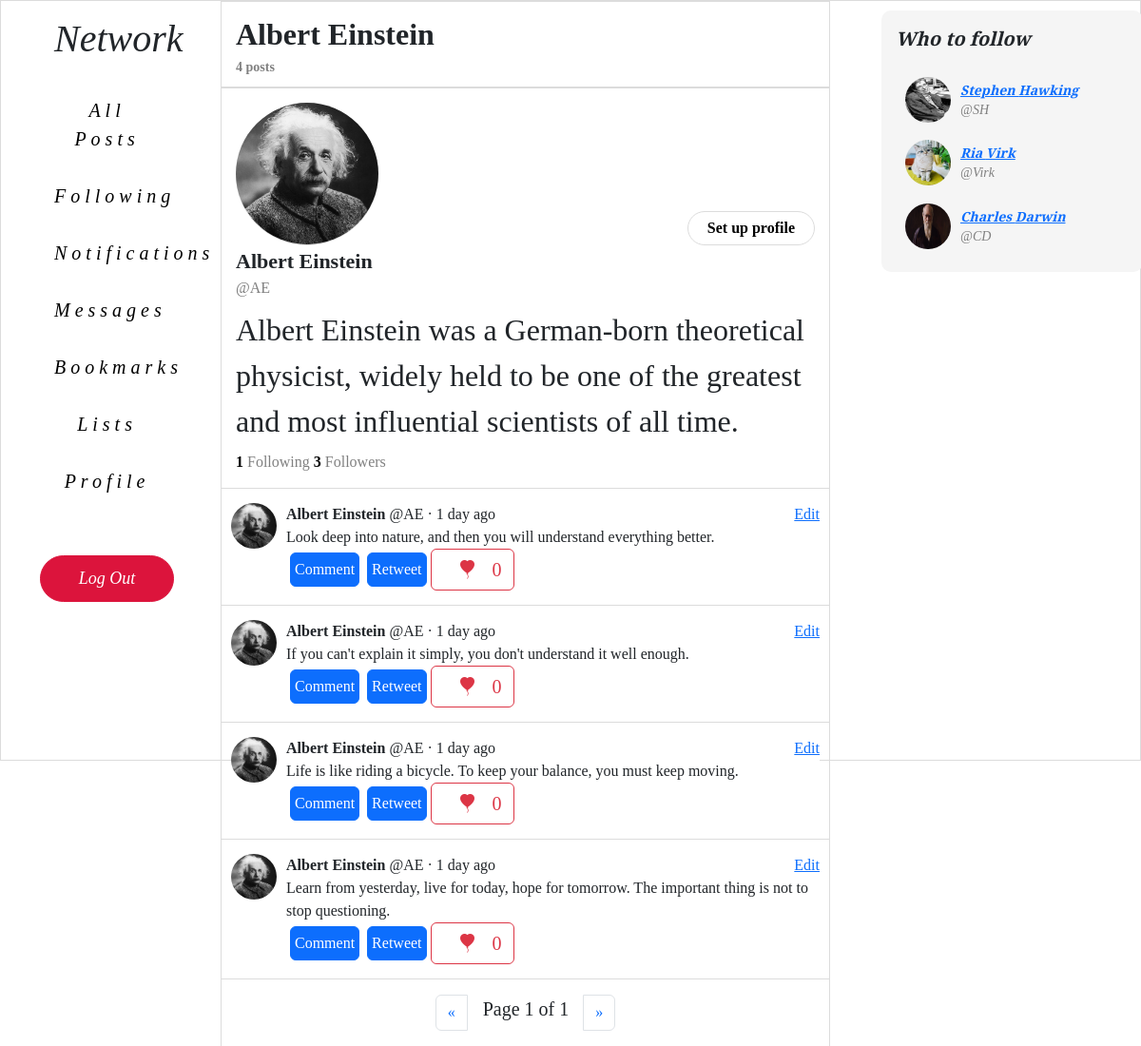
Page /profile/AE (signed in) on the committed database.
### network/models.py (models this page shows, shortened)
class User(AbstractUser):
    pass
    bio = models.TextField(blank=True, max_length=160)
    profile_picture = models.ImageField(default="default.jpeg", upload_to="profile_pictures")

class Post(models.Model):
    user = models.ForeignKey("User", on_delete=models.CASCADE, related_name="posts")
    body = models.TextField(blank=True, max_length=280)
    likes = models.ManyToManyField("User", blank=True, related_name="likes")
    timestamp = models.DateTimeField(auto_now_add=True)
    def get_time(self):
        return humanize.naturaltime(self.timestamp)
    def total_likes(self):
        return self.likes.count()

### network/views.py (the view)
# urls.py: path("profile/<str:username>", views.profile, name="profile"),
def profile(request, username):
    current_user = User.objects.get(username=request.user)
    viewed_user = User.objects.get(username=username)
    paginator = Paginator(viewed_user.posts.all().order_by('-timestamp'), 10)
    page_number = request.GET.get('page')
    page_obj = paginator.get_page(page_number)
    context = {
        "currently_followed": len(Follow.objects.filter(user=current_user).filter(following=viewed_user)),
        "follower_count": viewed_user.followers.all().count(),
        "following_count": viewed_user.following.all().count(),
        "post_count": viewed_user.posts.all().count,
        "recommend_follow": recommend_follow(request),
        "viewed_user": viewed_user,
        "viewed_user_posts": page_obj,
    }
    return render(request, "network/profile.html", context)

### network/views.py (called while the page is built)
def recommend_follow(request):
    current_user = User.objects.get(username=request.user)
    not_following = User.objects.exclude(
        followers__user=current_user
    ).exclude(username=current_user)
    if len(not_following) > 3: sample_size = 3
    else: sample_size = len(not_following)
    not_following = random.sample(list(not_following), sample_size)
    return not_following

### network/templates/network/profile.html (shortened to what this page needs)
{% extends "network/layout.html" %}
{% load static %}
{% block body %}
    {% if user.is_authenticated %}
    <div class="profile-header">
        <div>{{ viewed_user.first_name }} {{ viewed_user.last_name }}</div>
        {% if post_count <= 1 %}
            <div class="post-count">{{ post_count }} post </div>
        {% elif post_count > 1 %}
            <div class="post-count">{{ post_count }} posts </div>
        {% endif %}
        </div>
        <div class="profile-container">
            <div class="profile-top">
                <div class="image-container">
                    <img src="{{ viewed_user.profile_picture.url }}">
                </div>
                {% if request.user.username == viewed_user.username %}
                <div class="follow-button-container">
                    <button class="setup-profile" id="setup" title="Set up profile" value="{{ viewed_user.username }}">Set up profile</button>
                </div>
                {% endif %}
            </div>
            <div class="profile-bio-container">
                <div style="font-size: 22px"><strong>{{ viewed_user.first_name }} {{ viewed_user.last_name }}</strong></div>
                <div style="font-size: 16px; color: gray">@{{ viewed_user.username }}</div>
                <div class="profile-bio">
                    {{ viewed_user.bio }}
                </div>
            </div>
            <div class="profile-following">
                <span class="following-count">{{ following_count }}</span> Following <span class="follower-count">{{ follower_count }}</span> Followers
            </div>
        </div>
        {% for post in viewed_user_posts %}
            <div class="post-outer-container">
                <div class="post-container">
                    <div class="profile-pic">
                        <a href="/profile/{{ viewed_user.username }}">
                            <img src="{{ viewed_user.profile_picture.url }}">
                        </a>
                    </div>
                    <div class="post-body-container">
                        <div class="post-body-top">
                            <div>
                                <b>{{ post.user.first_name }} {{ post.user.last_name }}</b> @{{ post.user.username }}</a> · {{ post.get_time }}
                            </div>
                            {% if post.user == request.user %}
                                <a class="edit" data-post-id="{{ post.id }}" href="#">Edit</a>
                            {% endif %}
                        </div>
                        <div class="post-body" data-post-id="{{ post.id }}" data-status="close">
                            <div class="original-post">{{ post.body }}</div>
                        </div>
                        {% if user.is_authenticated %}
                        <div class="d-flex">
                            <button type="button" class="btn btn-primary m-1 p-1">Comment</button>
                            <button type="button" class="btn btn-primary m-1 p-1">Retweet</button>
                            {% if request.user in post.likes.all %}
                                <button type="button" class="d-flex like-container btn btn-outline-danger" id="liked" title="Unlike" value="{{ post.id }}"><i class="bi bi-balloon-heart-fill mx-3"></i><div class="like-count">{{ post.total_likes }}</div></button>
                            {% else %}
                                <button type="button" class="d-flex like-container btn btn-outline-danger fs-5" id="not-liked" title="Like" value="{{ post.id }}"><i class="bi bi-balloon-heart-fill mx-3"></i><div class="like-count">{{ post.total_likes }}</div></button>
                            {% endif %}
                        </div>
                        {% endif %}
                    </div>
                </div>
            </div>
        {% endfor %}
        <nav aria-label="Page navigation ">
            <ul class="pagination justify-content-center mt-3">
                {% if page_obj.has_previous %}
              <li class="page-item">
                <a id="prev" class="page-link" href="?page={{ page_obj.previous_page_number }}" aria-label="Previous">
                  <span aria-hidden="true">&laquo;</span>
                </a>
              </li>
              {% else %}
              <li class="page-item">
                <a id="prev" class="page-link" href="#" aria-label="Previous">
                  <span aria-hidden="true">&laquo;</span>
                </a>
              </li>
              {% endif %}
              <span class="current fs-5 mx-3">
                Page {{ viewed_user_posts.number }} of {{ viewed_user_posts.paginator.num_pages }}
            </span>
            {% if page_obj.has_next %}
              <li class="page-item">
                    <a id="next" class="page-link" href="?page={{ page_obj.next_page_number }}" aria-label="Next">
                        <span aria-hidden="true">&raquo;</span>
                      </a>
              </li>
              {% else %}
              <li class="page-item">
                <a id="next" class="page-link" href="#" aria-label="Next">
                    <span aria-hidden="true">&raquo;</span>
                  </a>
          </li>
              {% endif %}
            </ul>
          </nav>
    {% endif %}
{% endblock %}

### network/templates/network/layout.html (shortened to what this page needs)
{% load static %}
<!DOCTYPE html>
<html lang="en">
  <head>
    <link href="{% static 'network/style.css' %}" rel="stylesheet" />
    <link
      href="https://cdn.jsdelivr.net/npm/bootstrap@5.3.2/dist/css/bootstrap.min.css"
      rel="stylesheet"
    />
    <link rel="stylesheet" href="https://cdn.jsdelivr.net/npm/bootstrap-icons@1.11.1/font/bootstrap-icons.css">
  </head>
  <body>
    <div class="container">
      <div class="row">
        <div class="col-2">
          <div class="left-pane text-wrap text-center" style = "font-family:'Playfair Display', serif;font-size:16px;font-style:italic;">
            <nav class="navigation-bar">
              <div class="logo">
                <div class="fs-1">Network</div>
              </div>
              <div class="nav d-block">
                <div class="nav-item">
                  <a class="navigation-link text-decoration-none" href="{% url 'index' %}">All Posts</a>
                </div>
              </div>
              {% if user.is_authenticated %}
              <div class="nav d-block">
                <div class="nav-item">
                  <a class="navigation-link" href="{% url 'following' %}"
                    >Following</a
                  >
                </div>
              </div>
              <div class="nav d-block">
                <div class="nav-item">
                  <a class="navigation-link" href="#">Notifications</a>
                </div>
              </div>
              <div class="nav d-block">
                <div class="nav-item">
                  <a class="navigation-link" href="#">Messages</a>
                </div>
              </div>
              <div class="nav d-block">
                <div class="nav-item">
                  <a class="navigation-link" href="#">Bookmarks</a>
                </div>
              </div>
              <div class="nav d-block">
                <div class="nav-item">
                  <a class="navigation-link" href="#">Lists</a>
                </div>
              </div>
              <div class="nav d-block">
                <div class="nav-item">
                  <a class="navigation-link" href="/profile/{{ request.user }}"
                    >Profile</a
                  >
                </div>
              </div>
              {% endif %} {% if user.is_authenticated %}
              <div class="logout">
                <a class="navigation-link" href="{% url 'logout' %}">Log Out</a>
              </div>
              {% endif %}
            </nav>
          </div>
        </div>
        <div class="col-7">
          <div class="body" style = "font-family:'Mooli', serif; font-size: 2em ;" >{% block body %} {% endblock %}</div>
        </div>
        <div class="col-3">
          <div class="right-pane" style = "font-family:'Playfair Display', serif;font-size:16px;font-style:italic;">
            {% if user.is_authenticated %}
            <div class="who-to-follow-container">
              <div class="who-to-follow">
                <p>Who to follow</p>
                {% for user in recommend_follow %}
                <div class="recommend-follow">
                  <div class="profile-pic">
                    <a href="/profile/{{ user.username }}">
                      <img src="{{ user.profile_picture.url }}" />
                    </a>
                  </div>
                  <div class="recommend-user">
                    <a href="/profile/{{ user.username }}"
                      ><div>{{ user.first_name }} {{ user.last_name }}</div>
                    </a>
                    <div>@{{ user.username }}</div>
                  </div>
                </div>
                {% endfor %}
              </div>
            </div>
            {% endif %}
          </div>
        </div>
      </div>
    </div>
  </body>
</html>

### network/static/network/style.css (style rules this page uses)
body { border: 1px solid gainsboro; height: 100vh; width: 100vw; }
.navigation-bar { font-size: 20px; margin-top: 10px; margin-left: auto; margin-right: 30px; max-width: 250px; width: 85%; }
.logo { cursor: default; padding-left: 15px; padding-bottom: 15px; }
.nav-item a { border-radius: 25px; display: inline-block; margin: 5px 0 5px 0; padding: 10px 15px 10px 15px; transition: background-color 0.15s linear; letter-spacing: 5px; }
.navigation-link { color: black; text-decoration: none; }
.logout .navigation-link, .register .navigation-link { color: white; font-size: 18px; }
.logout a, .register a { background-color: crimson; border: 1px solid crimson; border-radius: 25px; display: flex; justify-content: center; padding: 10px 0 10px 0; margin-top: 3rem; transition: filter 0.25s; }
.body { border-left: 1px solid gainsboro; border-right: 1px solid gainsboro; overflow: scroll; width: 100%; }
.post-outer-container { border-bottom: 1px solid gainsboro; padding: 15px 10px 15px 10px; }
.post-container { background-color: white; display: flex; font-size: 16px; height: auto; width: 100%; }
.profile-pic img { border-radius: 100%; height: 48px; margin-right: 10px; width: 48px; }
.post-body-container { width: 100%; }
.post-body-top { display: flex; justify-content: space-between; }
.profile-header { border-top: 1px solid gainsboro; border-bottom: 1px solid gainsboro; font-weight: bold; padding: 10px 0px 10px 15px; }
.post-count { font-size: 14px; color: gray; }
.profile-container { padding: 15px; border-top: 1px solid gainsboro; border-bottom: 1px solid gainsboro; }
.profile-top { display: flex; justify-content: space-between; }
.image-container img { border-bottom: 1px solid gainsboro; border-radius: 100%; height: 150px; width: 150px; }
.follow-button-container { display: block; margin-top: auto; }
#unfollow, #setup { background-color: white; border: 1px solid gainsboro; border-radius: 25px; color: black; font-weight: bold; font-size: 16px; padding: 5px 20px 5px 20px; transition: background-color 0.1s ease-in; transition: filter 0.25s; }
.profile-bio { padding: 7.5px 0 7.5px 0; }
.profile-following { font-size: 16px; color: gray; }
.follower-count, .following-count { font-weight: bold; color: black; }
.right-pane { display: block; justify-content: left; }
.who-to-follow-container { height: 275px; margin-top: 10px; margin-left: 30px; width: 275px; }
.who-to-follow { background-color: whitesmoke; border-radius: 10px; display: grid; grid-template-rows: 0.25fr 1fr 1fr 1fr; height: 100%; padding: 15px; width: 100%; }
.who-to-follow p { font-size: 20px; font-weight: bold; height: 100%; }
.recommend-follow { display: grid; align-items: center; display: flex; font-size: 14px; height: 100%; padding-left: 10px; }
.recommend-user div:nth-child(1) { font-weight: bold; }
.recommend-user div:nth-child(2) { color: gray; }

### rows in the picture
User: first_name "Albert", last_name "Einstein", profile_picture (picture), username "AE", bio "Albert Einstein was a German-born theoretical physicist, widely held to be one of the greatest and most influential scientists of all time."
Post: profile_picture (picture), user.first_name "Albert", user.last_name "Einstein", user.username "AE", get_time "1 day ago", body "Look deep into nature, and then you will understand everything better.", total_likes "0"
Post: profile_picture (picture), user.first_name "Albert", user.last_name "Einstein", user.username "AE", get_time "1 day ago", body "If you can't explain it simply, you don't understand it well enough.", total_likes "0"
Post: profile_picture (picture), user.first_name "Albert", user.last_name "Einstein", user.username "AE", get_time "1 day ago", body "Life is like riding a bicycle. To keep your balance, you must keep moving.", total_likes "0"
Post: profile_picture (picture), user.first_name "Albert", user.last_name "Einstein", user.username "AE", get_time "1 day ago", body "Learn from yesterday, live for today, hope for tomorrow. The important thing is not to stop questioning.", total_likes "0"
User: profile_picture (picture), first_name "Stephen", last_name "Hawking", username "SH"
User: profile_picture (picture), first_name "Ria", last_name "Virk", username "Virk"
User: profile_picture (picture), first_name "Charles", last_name "Darwin", username "CD"

### other values in the picture
{{ post_count }} "4"
{{ following_count }} "1"
{{ follower_count }} "3"
{{ viewed_user_posts.number }} "1"
{{ viewed_user_posts.paginator.num_pages }} "1"
